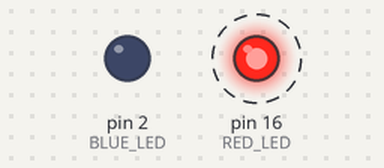
This sketch was run on a simulated Arduino Uno, built with avr-gcc and run on an emulated ATmega328P. Shown: output pins drawn as LEDs (lit = HIGH). Dashed ring = blinking.

Above: at 0.1 s.
At 3.1 s:
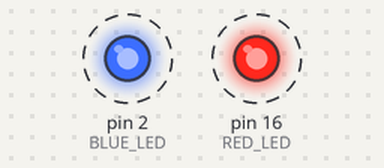
Timing chart, 0 to 3.5 s (numbered marks = the images above):
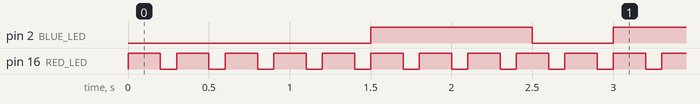

Measured:
- by itself, pin 2 (BLUE_LED): alternates HIGH for 1.0 s and LOW for 0.50 s
- by itself, pin 16 (RED_LED): alternates HIGH for 0.20 s and LOW for 0.10 s

The sketch:

sketch_nodemcu.ino
```cpp
#include "Arduino.h"
#include "LianLED.hpp"


#define RED_LED 16 //定义引脚 16 的名称为红灯，相当于定义了红灯为常量
#define BLUE_LED 2


LianLED redLED;  //创建类 LianLED 的实例
LianLED blueLED;

void setup() {
  redLED.attach(RED_LED);
  blueLED.attach(BLUE_LED);

  redLED.write(false);
  redLED.write(false);

  redLED.blink(100, 200);
}

void loop() {
  //redLED.write(true);
  blueLED.update();
  redLED.update();
}
```
